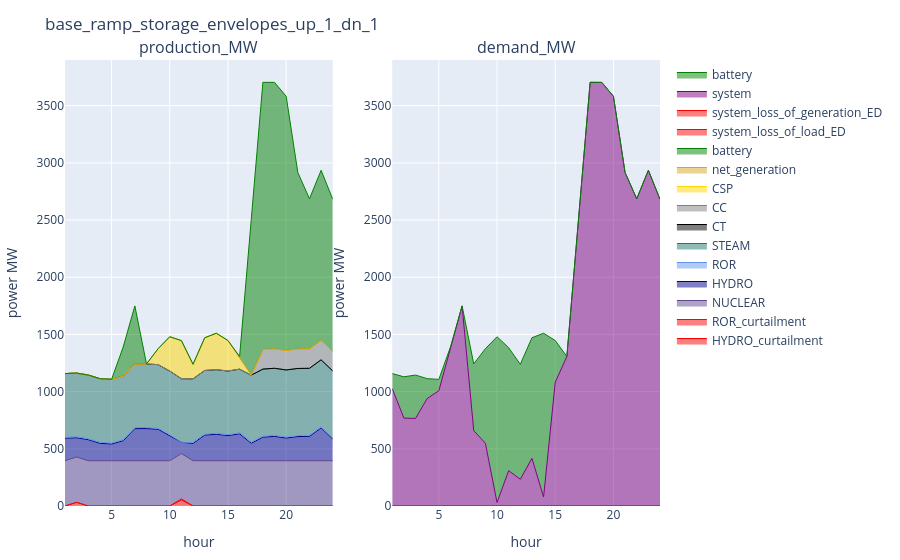

The notebook cell this image was saved under:
### Markdown cell above
### ED

### Code cell
config_ = config_1
supply_ed_ = supply_ed[(supply_ed.configuration .== config_) .& (supply_ed.day .== day_) .& (supply_ed.iteration .== iteration_), :]
demand_ed_ = demand_ed[(demand_ed.configuration .== config_) .& (demand_ed.day .== day_) .& (demand_ed.iteration .== iteration_), :]
plot_supply_demand(supply_ed_, demand_ed_, string(config_))

### Figure 1 — Plotly figure (JSON) as saved in the notebook; plotly's stock layout.template omitted (floating-point values rounded to 4 significant figures)
{"data": [{"line": {"color": "red", "shape": "line", "width": 1}, "mode": "lines", "name": "HYDRO_curtailment", "stackgroup": "one", "type": "scatter", "x": [2, 3, 4, 7, 11, 17, 18, 21], "xaxis": "x1", "y": [32.35, 1.421e-14, 3.553e-15, 1.554e-14, 52.8, 2.931e-14, 1.421e-14, 3.553e-15], "yaxis": "y1"}, {"line": {"color": "red", "shape": "line", "width": 1}, "mode": "lines", "name": "ROR_curtailment", "stackgroup": "one", "type": "scatter", "x": [11], "xaxis": "x1", "y": [9.303], "yaxis": "y1"}, {"line": {"color": "rgba(95, 70, 144, 1)", "shape": "line", "width": 1}, "mode": "lines", "name": "NUCLEAR", "stackgroup": "one", "type": "scatter", "x": [1, 2, 3, 4, 5, 6, 7, 8, 9, 10, 11, 12, 13, 14, 15, 16, 17, 18, 19, 20, 21, 22, 23, 24], "xaxis": "x1", "y": [396.0, 396.0, 396.0, 396.0, 396.0, 396.0, 396.0, 396.0, 396.0, 396.0, 396.0, 396.0, 396.0, 396.0, 396.0, 396.0, 396.0, 396.0, 396.0, 396.0, 396.0, 396.0, 396.0, 396.0], "yaxis": "y1"}, {"line": {"color": "darkblue", "shape": "line", "width": 1}, "mode": "lines", "name": "HYDRO", "stackgroup": "one", "type": "scatter", "x": [1, 2, 3, 4, 5, 6, 7, 8, 9, 10, 11, 12, 13, 14, 15, 16, 17, 18, 19, 20, 21, 22, 23, 24], "xaxis": "x1", "y": [196.7, 168.5, 183.9, 152.3, 146.1, 174.9, 280.5, 281.1, 274.7, 219.1, 99.34, 151.1, 224.1, 231.1, 219.1, 235.3, 152.7, 205.9, 212.9, 198.3, 211.1, 213.1, 286.9, 189.7], "yaxis": "y1"}, {"line": {"color": "cornflowerblue", "shape": "line", "width": 1}, "mode": "lines", "name": "ROR", "stackgroup": "one", "type": "scatter", "x": [1, 2, 3, 4, 5, 6, 7, 8, 9, 10, 11, 12, 13, 14, 15, 16, 17, 18, 19, 20, 21, 22, 23, 24], "xaxis": "x1", "y": [9.098, 9.098, 9.098, 9.303, 9.098, 9.098, 9.502, 9.303, 9.303, 9.303, 0, 9.303, 9.098, 9.303, 9.303, 9.502, 9.303, 9.303, 9.303, 9.303, 9.502, 9.098, 9.303, 9.098], "yaxis": "y1"}, {"line": {"color": "rgba(36, 121, 108, 1)", "shape": "line", "width": 1}, "mode": "lines", "name": "STEAM", "stackgroup": "one", "type": "scatter", "x": [1, 2, 3, 4, 5, 6, 7, 8, 9, 10, 11, 12, 13, 14, 15, 16, 17, 18, 19, 20, 21, 22, 23, 24], "xaxis": "x1", "y": [556.0, 556.0, 556.0, 556.0, 556.0, 556.0, 556.0, 556.0, 556.0, 556.0, 556.0, 556.0, 556.0, 556.0, 556.0, 556.0, 586.0, 586.0, 586.0, 586.0, 586.0, 586.0, 586.0, 586.0], "yaxis": "y1"}, {"line": {"color": "black", "shape": "line", "width": 1}, "mode": "lines", "name": "CT", "stackgroup": "one", "type": "scatter", "x": [1, 2, 3, 4, 5, 6, 7, 8, 9, 10, 11, 12, 13, 14, 15, 16, 17, 18, 19, 20, 21, 22, 23, 24], "xaxis": "x1", "y": [0, 0, 0, 0, 0, 0, 0, 0, 0, 0, 0, 0, 0, 0, 0, 0, 0, 0, 0, 0, 0, 0, 0, 0], "yaxis": "y1"}, {"line": {"color": "grey", "shape": "line", "width": 1}, "mode": "lines", "name": "CC", "stackgroup": "one", "type": "scatter", "x": [1, 2, 3, 4, 5, 6, 7, 8, 9, 10, 11, 12, 13, 14, 15, 16, 17, 18, 19, 20, 21, 22, 23, 24], "xaxis": "x1", "y": [0, 0, 0, 0, 0, 0, 0, 0, 0, 0, 0, 0, 0, 0, 0, 0, 0, 170.0, 170.0, 170.0, 170.0, 170.0, 170.0, 170.0], "yaxis": "y1"}, {"line": {"color": "gold", "shape": "line", "width": 1}, "mode": "lines", "name": "CSP", "stackgroup": "one", "type": "scatter", "x": [1, 2, 3, 4, 5, 6, 7, 8, 9, 10, 11, 12, 13, 14, 15, 16, 17, 18, 19, 20, 21, 22, 23, 24], "xaxis": "x1", "y": [0, 0, 0, 0, 0, 0, 0, 0, 139.4, 299.7, 332.8, 126.6, 286.1, 318.2, 266.4, 98.0, 0, 0, 0, 0, 0, 0, 0, 0], "yaxis": "y1"}, {"line": {"color": "goldenrod", "shape": "line", "width": 1}, "mode": "lines", "name": "net_generation", "stackgroup": "one", "type": "scatter", "x": [1, 2, 3, 4, 5, 6, 7, 8, 9, 10, 11, 12, 13, 14, 15, 16, 17, 18, 19, 20, 21, 22, 23, 24], "xaxis": "x1", "y": [0, 0, 0, 0, 0, 0, 0, 0, 0, 0, 0, 0, 0, 0, 0, 0, 0, 0, 0, 0, 0, 0, 0, 0], "yaxis": "y1"}, {"line": {"color": "green", "shape": "line", "width": 1}, "mode": "lines", "name": "battery", "stackgroup": "one", "type": "scatter", "x": [1, 2, 3, 4, 5, 6, 7, 8, 9, 10, 11, 12, 13, 14, 15, 16, 17, 18, 19, 20, 21, 22, 23, 24], "xaxis": "x1", "y": [0.003042, 0.002058, 0.002641, 0.002983, 0.002768, 254.5, 507.9, 0.00239, 0.002048, 0.001348, 0.003242, 0.002043, 0.001707, 0.001351, 0.002708, 13.06, 1362.0, 2338.0, 2330.0, 2223.0, 1543.0, 1312.0, 1487.0, 1331.0], "yaxis": "y1"}, {"line": {"color": "red", "shape": "line", "width": 1}, "mode": "lines", "name": "system_loss_of_load_ED", "stackgroup": "one", "type": "scatter", "x": [1, 2, 3, 4, 5, 6, 7, 8, 9, 10, 11, 12, 13, 14, 15, 16, 17, 18, 19, 20, 21, 22, 23, 24], "xaxis": "x2", "y": [6.853e-15, 6.853e-15, 6.853e-15, 6.853e-15, 6.853e-15, 6.853e-15, 6.853e-15, 6.853e-15, 6.853e-15, 6.853e-15, 6.853e-15, 6.853e-15, 6.853e-15, 6.853e-15, 6.853e-15, 6.853e-15, 6.853e-15, 6.853e-15, 6.853e-15, 6.853e-15, 6.853e-15, 6.853e-15, 6.853e-15, 6.853e-15], "yaxis": "y2"}, {"line": {"color": "red", "shape": "line", "width": 1}, "mode": "lines", "name": "system_loss_of_generation_ED", "stackgroup": "one", "type": "scatter", "x": [1, 2, 3, 4, 5, 6, 7, 8, 9, 10, 11, 12, 13, 14, 15, 16, 17, 18, 19, 20, 21, 22, 23, 24], "xaxis": "x2", "y": [2.284e-12, 2.284e-12, 2.284e-12, 2.284e-12, 2.284e-12, 2.284e-12, 2.284e-12, 2.284e-12, 2.284e-12, 2.284e-12, 2.284e-12, 2.284e-12, 2.284e-12, 2.284e-12, 2.284e-12, 2.284e-12, 2.284e-12, 2.284e-12, 2.284e-12, 2.284e-12, 2.284e-12, 2.284e-12, 2.284e-12, 2.284e-12], "yaxis": "y2"}, {"line": {"color": "purple", "shape": "line", "width": 1}, "mode": "lines", "name": "system", "stackgroup": "one", "type": "scatter", "x": [1, 2, 3, 4, 5, 6, 7, 8, 9, 10, 11, 12, 13, 14, 15, 16, 17, 18, 19, 20, 21, 22, 23, 24], "xaxis": "x2", "y": [1027.0, 768.8, 765.5, 940.0, 1007.0, 1390.0, 1750.0, 659.0, 549.1, 30.32, 309.1, 233.9, 417.3, 78.79, 1082.0, 1308.0, 2506.0, 3705.0, 3704.0, 3582.0, 2916.0, 2687.0, 2935.0, 2682.0], "yaxis": "y2"}, {"line": {"color": "green", "shape": "line", "width": 1}, "mode": "lines", "name": "battery", "stackgroup": "one", "type": "scatter", "x": [1, 2, 3, 4, 5, 6, 7, 8, 9, 10, 11, 12, 13, 14, 15, 16, 17, 18, 19, 20, 21, 22, 23, 24], "xaxis": "x2", "y": [131.0, 360.8, 379.5, 173.6, 99.98, 0, 0, 583.4, 826.3, 1450.0, 1075.0, 1005.0, 1054.0, 1432.0, 365.3, 0, 0, 0, 0, 0, 0, 0, 0, 0], "yaxis": "y2"}], "layout": {"annotations": [{"font": {"size": 16}, "showarrow": false, "text": "production_MW", "x": 0.225, "xanchor": "center", "xref": "paper", "y": 1, "yanchor": "bottom", "yref": "paper"}, {"font": {"size": 16}, "showarrow": false, "text": "demand_MW", "x": 0.775, "xanchor": "center", "xref": "paper", "y": 1, "yanchor": "bottom", "yref": "paper"}], "margin": {"b": 50, "l": 50, "r": 50, "t": 60}, "title": "base_ramp_storage_envelopes_up_1_dn_1", "xaxis1": {"anchor": "y1", "domain": [0, 0.45], "title": {"text": "hour"}}, "xaxis2": {"anchor": "y2", "domain": [0.55, 1], "title": {"text": "hour"}}, "yaxis1": {"anchor": "x1", "domain": [0, 1], "title": {"text": "power MW"}}, "yaxis2": {"anchor": "x2", "domain": [0, 1], "title": {"text": "power MW"}}}}
